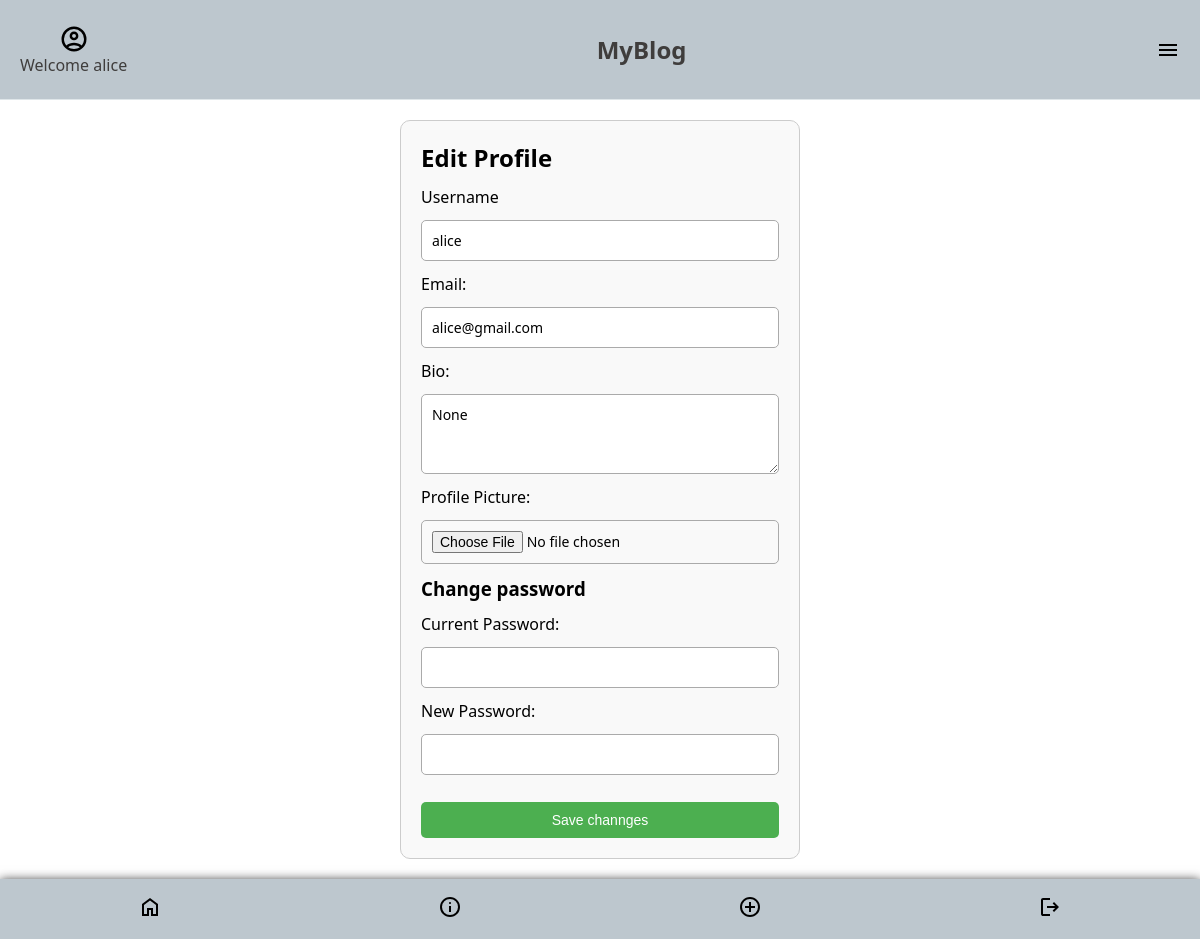
The app's page /edit-profile (signed in) with its own data.
### app.py (models this page shows)
class User(db.Model):
    id = db.Column(db.Integer, primary_key=True)
    username = db.Column(db.String(200), unique=True, nullable=False)
    password = db.Column(db.String(200), nullable=False)
    is_admin = db.Column(db.Boolean, nullable=False)
    email = db.Column(db.String(200), unique=True, nullable=False)
    bio = db.Column(db.Text, default="Hello! I'm new here.")
    joined_at = db.Column(db.DateTime, default=datetime.utcnow)
    profile_pic = db.Column(db.String(200), default="default.svg")

### app.py (the view, shortened to what this page needs)
@app.route("/edit-profile", methods=["GET", "POST"])
@login_required
def edit_profile():
    min_pass_len = 4
    user = User.query.get(session["user_id"]) # User.query.filter_by(username=session["user"]).first() # User.query.filter_by(username=session["user"])
    return render_template("edit_profile.html", user=user)

### app.py (called while the page is built)
def login_required(f):
    @wraps(f)
    def decorated_function(*args, **kwargs):
        if "user_id" not in session:
            return redirect(url_for("login"))
        return f(*args, **kwargs)
    return decorated_function

### templates/edit_profile.html
{% extends "base.html" %}
{% block content %}
<div class="main-content">
    <form action="" method="POST" enctype="multipart/form-data" class="add-post-form edit_profile">
        <h2>Edit Profile</h2>
        <label for="">Username</label>
        <input type="text" name="username" value="{{ user.username }}">
        <label for="">Email:</label>
        <input type="email" name="email" value="{{ user.email }}">
        <label for="">Bio:</label>
        <textarea name="bio" id="">{{ user.bio }}</textarea>
        <label for="">Profile Picture:</label>
        <input type="file" name="profile_pic">
        <h3>Change password</h3>
        <label for="">Current Password:</label>
        <input type="password" name="current_password" required>
        <label for="">New Password:</label>
        <input type="password" name="new_password" required>
        <button type="submit">Save channges</button>
    </form>
</div>
{% endblock %}

### templates/base.html (shortened to what this page needs)
<!DOCTYPE html>
<html lang="en">
<head>
    <link rel="stylesheet" href="{{ url_for('static', filename='style.css') }}">
</head>
<body>
    <nav class="top-nav">
        <div class="profile">
        {% if session.get("user") %}
            <a href="{{ url_for('my_profile') }}"></a>
            <p>Welcome {{ session.get("user") }}</p>
        {% endif %}
        </div>
        <h1>MyBlog</h1>
        <svg xmlns="http://www.w3.org/2000/svg" height="24px" viewBox="0 -960 960 960" width="24px" fill="#000" class="menu"><path d="M120-240v-80h720v80H120Zm0-200v-80h720v80H120Zm0-200v-80h720v80H120Z"/></svg>
    </nav>
    {% block content %}{% endblock %}
    <div class="fixed">
        <nav class="bottom-nav">
            <a href="/"><svg xmlns="http://www.w3.org/2000/svg" height="24px" viewBox="0 -960 960 960" width="24px" fill="#000"><path d="M240-200h120v-240h240v240h120v-360L480-740 240-560v360Zm-80 80v-480l320-240 320 240v480H520v-240h-80v240H160Zm320-350Z"/></svg></a>
            <a href="/about"></a>
            <a href="/add"></a>
            {% if session.get("user") %}
                <a href="{{ url_for('logout') }}"><svg xmlns="http://www.w3.org/2000/svg" height="24px" viewBox="0 -960 960 960" width="24px" fill="#000"><path d="M200-120q-33 0-56.5-23.5T120-200v-560q0-33 23.5-56.5T200-840h280v80H200v560h280v80H200Zm440-160-55-58 102-102H360v-80h327L585-622l55-58 200 200-200 200Z"/></svg></a>
            {% endif %}
        </nav>
    </div>
</body>
</html>

### static/style.css (style rules this page uses)
* { margin: 0; padding: 0; box-sizing: border-box; }
a { text-decoration: none; }
body { min-height: 100vh; font-family: 'Segoe UI', Tahoma, Geneva, Verdana, sans-serif; background-color: #ffffff; }
.top-nav { display: flex; justify-content: space-between; align-items: center; height: 100px; border-bottom: 1px solid #dfe6e9; background-color: #bdc7ce; color: #3f3d3c; }
.top-nav .profile, .top-nav .menu { margin: 0 20px; }
.profile { font-display: flex; flex-direction: column; align-items: center; }
.profile a { display: flex; justify-content: center; }
.profile svg { display: block; width: 30px; height: 30px; }
.bottom-nav { padding: 30px 0; display: flex; justify-content: space-around; align-items: center; height: 40px; position: fixed; bottom: 0; left: 0; width: 100%; background-color: #bdc7ce; box-shadow: 0px 1px 10px rgb(0, 0, 0, 0.8); z-index: 1000; color: #3f3d3c; }
.add-post-form { width: 90%; max-width: 400px; margin: 20px auto; padding: 20px; border: 1px solid #ccc; border-radius: 10px; display: flex; flex-direction: column; gap: 12px; background-color: #f9f9f9; }
.add-post-form input, .add-post-form textarea { width: 100%; max-width: 100%; padding: 10px; border: 1px solid #aaa; border-radius: 5px; font-size: 14px; font-family: inherit; }
.add-post-form textarea { resize: vertical; max-height: 250px; min-height: 80px; }
.add-post-form button { padding: 10px; border: none; border-radius: 5px; background-color: #4caf50; color: white; cursor: pointer; font-size: 14px; margin-top: 15px; }
.main-content { padding-bottom: 60px; }

### records on screen
User: get "alice", username "alice", email "alice@gmail.com", bio "None"
